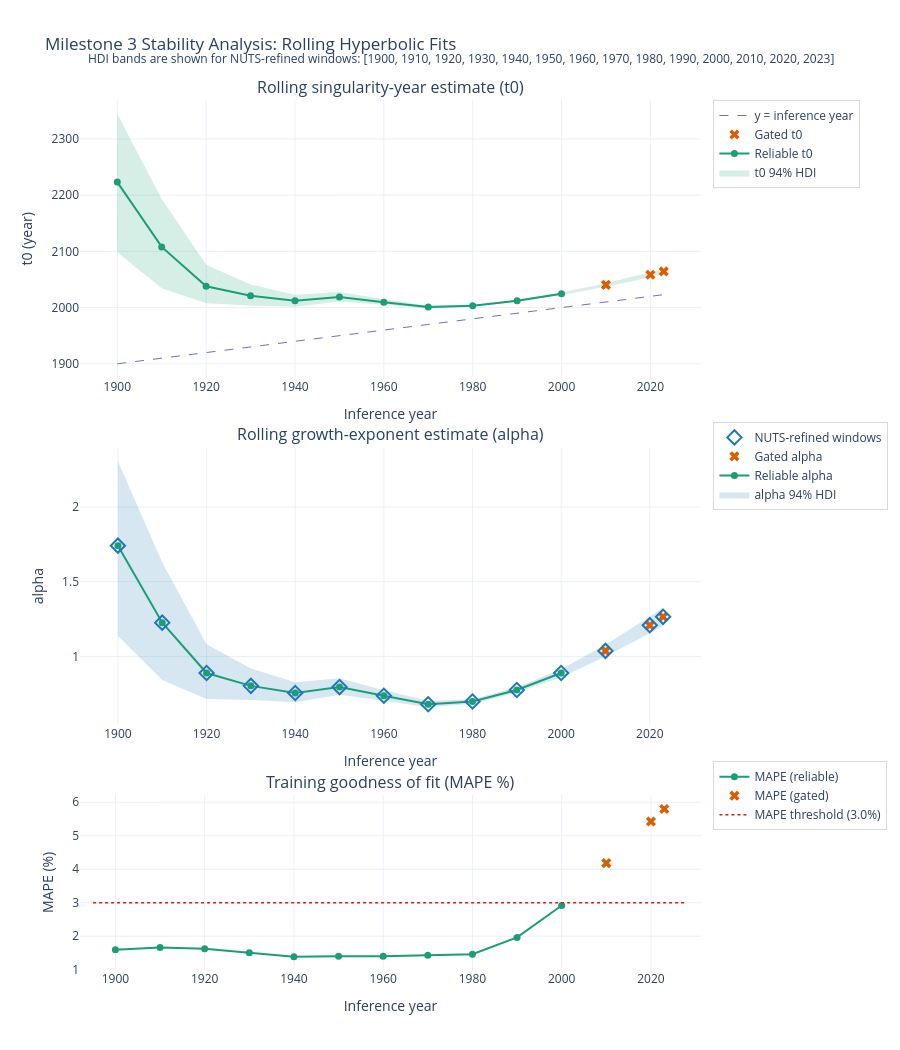

Notebook code for this chart:
### Markdown cell above
### M3.4 Stability Visualization

Placeholder: plot inference year versus inferred $t_0$ (with 94% HDI) and inference year versus inferred $\alpha$.

### Code cell
from plotly.subplots import make_subplots


def _add_hdi_band(
    fig: go.Figure,
    subset: pd.DataFrame,
    lower_col: str,
    upper_col: str,
    color: str,
    name: str,
    row: int,
    col: int,
) -> None:
    """Add a shaded HDI band when interval columns are available."""
    band = subset.dropna(subset=[lower_col, upper_col]).sort_values("inference_year")
    if band.empty:
        return

    fig.add_trace(
        go.Scatter(
            x=band["inference_year"],
            y=band[upper_col],
            mode="lines",
            line={"width": 0},
            hoverinfo="skip",
            showlegend=False,
        ),
        row=row,
        col=col,
    )
    fig.add_trace(
        go.Scatter(
            x=band["inference_year"],
            y=band[lower_col],
            mode="lines",
            line={"width": 0},
            fill="tonexty",
            fillcolor=color,
            hoverinfo="skip",
            name=name,
            hovertemplate=None,
        ),
        row=row,
        col=col,
    )

    # Invisible helper trace so unified hover consistently shows both HDI bounds.
    fig.add_trace(
        go.Scatter(
            x=band["inference_year"],
            y=(band[lower_col] + band[upper_col]) / 2.0,
            customdata=band[[lower_col, upper_col]].to_numpy(),
            mode="markers",
            marker={"size": 10, "opacity": 0},
            line={"width": 0},
            name=f"{name} interval",
            showlegend=False,
            hovertemplate="Lower: %{customdata[0]:.3f}<br>Upper: %{customdata[1]:.3f}<extra></extra>",
        ),
        row=row,
        col=col,
    )


def plot_stability_curves(results: pd.DataFrame) -> go.Figure:
    """Plot rolling estimates for t0, alpha, and training MAPE, highlighting gated windows."""
    plot_df = results.sort_values("inference_year").reset_index(drop=True)
    reliable = plot_df.loc[plot_df["reliable_window"]]
    gated = plot_df.loc[~plot_df["reliable_window"]]
    hdi_rows = plot_df.loc[plot_df["hdi_available"]]

    fig = make_subplots(
        rows=3,
        cols=1,
        shared_xaxes=False,
        vertical_spacing=0.08,
        subplot_titles=(
            "Rolling singularity-year estimate (t0)",
            "Rolling growth-exponent estimate (alpha)",
            "Training goodness of fit (MAPE %)",
        ),
        row_heights=[0.38, 0.38, 0.24],
    )

    _add_hdi_band(
        fig,
        hdi_rows,
        lower_col="t0_lower",
        upper_col="t0_upper",
        color="rgba(27, 158, 119, 0.18)",
        name="t0 94% HDI",
        row=1,
        col=1,
    )
    fig.add_trace(
        go.Scatter(
            x=reliable["inference_year"],
            y=reliable["t0"],
            mode="lines+markers",
            line={"color": "#1b9e77", "width": 2},
            marker={"size": 7},
            name="Reliable t0",
        ),
        row=1,
        col=1,
    )
    fig.add_trace(
        go.Scatter(
            x=gated["inference_year"],
            y=gated["t0"],
            mode="markers",
            marker={"color": "#d95f02", "size": 9, "symbol": "x"},
            name="Gated t0",
            hovertemplate="t0: %{y:.1f}<extra></extra>",
        ),
        row=1,
        col=1,
    )
    fig.add_trace(
        go.Scatter(
            x=plot_df["inference_year"],
            y=plot_df["inference_year"],
            mode="lines",
            line={"color": "#7570b3", "width": 1, "dash": "dash"},
            name="y = inference year",
            hoverinfo="skip",
        ),
        row=1,
        col=1,
    )

    _add_hdi_band(
        fig,
        hdi_rows,
        lower_col="alpha_lower",
        upper_col="alpha_upper",
        color="rgba(31, 120, 180, 0.18)",
        name="alpha 94% HDI",
        row=2,
        col=1,
    )
    fig.add_trace(
        go.Scatter(
            x=reliable["inference_year"],
            y=reliable["alpha"],
            mode="lines+markers",
            line={"color": "#1b9e77", "width": 2},
            marker={"size": 7},
            name="Reliable alpha",
        ),
        row=2,
        col=1,
    )
    fig.add_trace(
        go.Scatter(
            x=gated["inference_year"],
            y=gated["alpha"],
            mode="markers",
            marker={"color": "#d95f02", "size": 9, "symbol": "x"},
            name="Gated alpha",
            hovertemplate="alpha: %{y:.3f}<extra></extra>",
        ),
        row=2,
        col=1,
    )
    fig.add_trace(
        go.Scatter(
            x=hdi_rows["inference_year"],
            y=hdi_rows["alpha"],
            mode="markers",
            marker={
                "color": "#1f78b4",
                "size": 11,
                "symbol": "diamond-open",
                "line": {"width": 2},
            },
            name="NUTS-refined windows",
            hovertemplate="alpha: %{y:.3f}<extra></extra>",
        ),
        row=2,
        col=1,
    )

    mape_df = plot_df.dropna(subset=["mape_pct"]).sort_values("inference_year")
    reliable_mape = mape_df.loc[mape_df["reliable_window"]]
    gated_mape = mape_df.loc[~mape_df["reliable_window"]]

    fig.add_trace(
        go.Scatter(
            x=reliable_mape["inference_year"],
            y=reliable_mape["mape_pct"],
            mode="lines+markers",
            line={"color": "#1b9e77", "width": 2},
            marker={"size": 7},
            name="MAPE (reliable)",
            hovertemplate="MAPE: %{y:.2f}%<extra></extra>",
        ),
        row=3,
        col=1,
    )
    fig.add_trace(
        go.Scatter(
            x=gated_mape["inference_year"],
            y=gated_mape["mape_pct"],
            mode="markers",
            marker={"color": "#d95f02", "size": 9, "symbol": "x"},
            name="MAPE (gated)",
            hovertemplate="MAPE: %{y:.2f}%<extra></extra>",
        ),
        row=3,
        col=1,
    )

    x_range = [int(plot_df["inference_year"].min()) - 5, int(plot_df["inference_year"].max()) + 5]
    fig.add_trace(
        go.Scatter(
            x=x_range,
            y=[ROLLING_MAPE_THRESHOLD, ROLLING_MAPE_THRESHOLD],
            mode="lines",
            line={"color": "#e31a1c", "width": 1.5, "dash": "dot"},
            name=f"MAPE threshold ({ROLLING_MAPE_THRESHOLD}%)",
            hoverinfo="skip",
        ),
        row=3,
        col=1,
    )

    fig.update_yaxes(title_text="t0 (year)", row=1, col=1)
    fig.update_yaxes(title_text="alpha", row=2, col=1)
    fig.update_yaxes(title_text="MAPE (%)", row=3, col=1)
    fig.update_xaxes(title_text="Inference year", showticklabels=True, row=1, col=1)
    fig.update_xaxes(title_text="Inference year", showticklabels=True, row=2, col=1)
    fig.update_xaxes(title_text="Inference year", showticklabels=True, row=3, col=1)
    fig.update_xaxes(unifiedhovertitle_text="", row=1, col=1)
    fig.update_xaxes(unifiedhovertitle_text="", row=2, col=1)
    fig.update_xaxes(unifiedhovertitle_text="", row=3, col=1)

    # Route legend entries to one legend box per subplot row.
    for trace in fig.data:
        yaxis_name = getattr(trace, "yaxis", "y")
        if yaxis_name in (None, "y"):
            trace.legend = "legend"
        elif yaxis_name == "y2":
            trace.legend = "legend2"
        elif yaxis_name == "y3":
            trace.legend = "legend3"

    fig.update_layout(
        title="Milestone 3 Stability Analysis: Rolling Hyperbolic Fits",
        template="plotly_white",
        height=1050,
        hovermode="x unified",
        legend={
            "x": 1.02,
            "y": 1.0,
            "xanchor": "left",
            "yanchor": "top",
            "bgcolor": "rgba(255,255,255,0.8)",
            "bordercolor": "rgba(0,0,0,0.15)",
            "borderwidth": 1,
        },
        legend2={
            "x": 1.02,
            "y": 0.63,
            "xanchor": "left",
            "yanchor": "top",
            "bgcolor": "rgba(255,255,255,0.8)",
            "bordercolor": "rgba(0,0,0,0.15)",
            "borderwidth": 1,
        },
        legend3={
            "x": 1.02,
            "y": 0.24,
            "xanchor": "left",
            "yanchor": "top",
            "bgcolor": "rgba(255,255,255,0.8)",
            "bordercolor": "rgba(0,0,0,0.15)",
            "borderwidth": 1,
        },
    )

    # Hard override to keep x-axis labels/ticks visible on all rows.
    fig.layout.xaxis.matches = None
    fig.layout.xaxis2.matches = None
    fig.layout.xaxis3.matches = None
    fig.layout.xaxis.showticklabels = True
    fig.layout.xaxis2.showticklabels = True
    fig.layout.xaxis3.showticklabels = True
    fig.layout.xaxis.title = {"text": "Inference year"}
    fig.layout.xaxis2.title = {"text": "Inference year"}
    fig.layout.xaxis3.title = {"text": "Inference year"}

    if hdi_rows.empty:
        fig.add_annotation(
            xref="paper",
            yref="paper",
            x=0.01,
            y=1.06,
            showarrow=False,
            align="left",
            text="No NUTS-refined windows are available yet. Run the rolling fit cell to populate 94% HDI bands.",
        )
    else:
        fig.add_annotation(
            xref="paper",
            yref="paper",
            x=0.01,
            y=1.06,
            showarrow=False,
            align="left",
            text=f"HDI bands are shown for NUTS-refined windows: {sorted(hdi_rows['inference_year'].astype(int).tolist())}",
        )

    return fig


rolling_stability_fig = plot_stability_curves(rolling_results_qc)
rolling_stability_fig

### Figure 1 — Plotly figure (JSON) as saved in the notebook; plotly's stock layout.template omitted (floating-point values rounded to 4 significant figures)
{"data": [{"hoverinfo": "skip", "legend": "legend", "line": {"width": 0}, "mode": "lines", "showlegend": false, "type": "scatter", "x": [1900, 1910, 1920, 1930, 1940, 1950, 1960, 1970, 1980, 1990, 2000, 2010, 2020, 2023], "xaxis": "x", "y": [2344.0, 2193.0, 2076.0, 2041.0, 2023.0, 2028.0, 2015.0, 2003.0, 2005.0, 2014.0, 2027.0, 2043.0, 2063.0, 2069.0], "yaxis": "y"}, {"fill": "tonexty", "fillcolor": "rgba(27, 158, 119, 0.18)", "hoverinfo": "skip", "legend": "legend", "line": {"width": 0}, "mode": "lines", "name": "t0 94% HDI", "type": "scatter", "x": [1900, 1910, 1920, 1930, 1940, 1950, 1960, 1970, 1980, 1990, 2000, 2010, 2020, 2023], "xaxis": "x", "y": [2098.0, 2034.0, 2008.0, 2004.0, 2001.0, 2011.0, 2005.0, 1998.0, 2002.0, 2011.0, 2022.0, 2037.0, 2054.0, 2060.0], "yaxis": "y"}, {"customdata": [[2098.0, 2344.0], [2034.0, 2193.0], [2008.0, 2076.0], [2004.0, 2041.0], [2001.0, 2023.0], [2011.0, 2028.0], [2005.0, 2015.0], [1998.0, 2003.0], [2002.0, 2005.0], [2011.0, 2014.0], [2022.0, 2027.0], [2037.0, 2043.0], [2054.0, 2063.0], [2060.0, 2069.0]], "hovertemplate": "Lower: %{customdata[0]:.3f}<br>Upper: %{customdata[1]:.3f}<extra></extra>", "legend": "legend", "line": {"width": 0}, "marker": {"opacity": 0, "size": 10}, "mode": "markers", "name": "t0 94% HDI interval", "showlegend": false, "type": "scatter", "x": [1900, 1910, 1920, 1930, 1940, 1950, 1960, 1970, 1980, 1990, 2000, 2010, 2020, 2023], "xaxis": "x", "y": [2221.0, 2114.0, 2042.0, 2022.0, 2012.0, 2019.0, 2010.0, 2001.0, 2003.0, 2012.0, 2025.0, 2040.0, 2058.0, 2065.0], "yaxis": "y"}, {"legend": "legend", "line": {"color": "#1b9e77", "width": 2}, "marker": {"size": 7}, "mode": "lines+markers", "name": "Reliable t0", "type": "scatter", "x": [1900, 1910, 1920, 1930, 1940, 1950, 1960, 1970, 1980, 1990, 2000], "xaxis": "x", "y": [2223.0, 2108.0, 2038.0, 2021.0, 2012.0, 2019.0, 2010.0, 2001.0, 2003.0, 2012.0, 2025.0], "yaxis": "y"}, {"hovertemplate": "t0: %{y:.1f}<extra></extra>", "legend": "legend", "marker": {"color": "#d95f02", "size": 9, "symbol": "x"}, "mode": "markers", "name": "Gated t0", "type": "scatter", "x": [2010, 2020, 2023], "xaxis": "x", "y": [2040.0, 2058.0, 2064.0], "yaxis": "y"}, {"hoverinfo": "skip", "legend": "legend", "line": {"color": "#7570b3", "dash": "dash", "width": 1}, "mode": "lines", "name": "y = inference year", "type": "scatter", "x": [1900, 1910, 1920, 1930, 1940, 1950, 1960, 1970, 1980, 1990, 2000, 2010, 2020, 2023], "xaxis": "x", "y": [1900, 1910, 1920, 1930, 1940, 1950, 1960, 1970, 1980, 1990, 2000, 2010, 2020, 2023], "yaxis": "y"}, {"hoverinfo": "skip", "legend": "legend2", "line": {"width": 0}, "mode": "lines", "showlegend": false, "type": "scatter", "x": [1900, 1910, 1920, 1930, 1940, 1950, 1960, 1970, 1980, 1990, 2000, 2010, 2020, 2023], "xaxis": "x2", "y": [2.306, 1.629, 1.082, 0.9196, 0.8264, 0.8534, 0.7737, 0.7035, 0.7142, 0.7931, 0.914, 1.077, 1.266, 1.329], "yaxis": "y2"}, {"fill": "tonexty", "fillcolor": "rgba(31, 120, 180, 0.18)", "hoverinfo": "skip", "legend": "legend2", "line": {"width": 0}, "mode": "lines", "name": "alpha 94% HDI", "type": "scatter", "x": [1900, 1910, 1920, 1930, 1940, 1950, 1960, 1970, 1980, 1990, 2000, 2010, 2020, 2023], "xaxis": "x2", "y": [1.137, 0.842, 0.7154, 0.7085, 0.694, 0.7436, 0.7039, 0.6591, 0.6831, 0.7583, 0.8613, 0.9989, 1.155, 1.206], "yaxis": "y2"}, {"customdata": [[1.137, 2.306], [0.842, 1.629], [0.7154, 1.082], [0.7085, 0.9196], [0.694, 0.8264], [0.7436, 0.8534], [0.7039, 0.7737], [0.6591, 0.7035], [0.6831, 0.7142], [0.7583, 0.7931], [0.8613, 0.914], [0.9989, 1.077], [1.155, 1.266], [1.206, 1.329]], "hovertemplate": "Lower: %{customdata[0]:.3f}<br>Upper: %{customdata[1]:.3f}<extra></extra>", "legend": "legend2", "line": {"width": 0}, "marker": {"opacity": 0, "size": 10}, "mode": "markers", "name": "alpha 94% HDI interval", "showlegend": false, "type": "scatter", "x": [1900, 1910, 1920, 1930, 1940, 1950, 1960, 1970, 1980, 1990, 2000, 2010, 2020, 2023], "xaxis": "x2", "y": [1.722, 1.236, 0.8986, 0.814, 0.7602, 0.7985, 0.7388, 0.6813, 0.6987, 0.7757, 0.8877, 1.038, 1.211, 1.267], "yaxis": "y2"}, {"legend": "legend2", "line": {"color": "#1b9e77", "width": 2}, "marker": {"size": 7}, "mode": "lines+markers", "name": "Reliable alpha", "type": "scatter", "x": [1900, 1910, 1920, 1930, 1940, 1950, 1960, 1970, 1980, 1990, 2000], "xaxis": "x2", "y": [1.741, 1.226, 0.889, 0.803, 0.755, 0.795, 0.737, 0.68, 0.698, 0.775, 0.889], "yaxis": "y2"}, {"hovertemplate": "alpha: %{y:.3f}<extra></extra>", "legend": "legend2", "marker": {"color": "#d95f02", "size": 9, "symbol": "x"}, "mode": "markers", "name": "Gated alpha", "type": "scatter", "x": [2010, 2020, 2023], "xaxis": "x2", "y": [1.037, 1.209, 1.265], "yaxis": "y2"}, {"hovertemplate": "alpha: %{y:.3f}<extra></extra>", "legend": "legend2", "marker": {"color": "#1f78b4", "line": {"width": 2}, "size": 11, "symbol": "diamond-open"}, "mode": "markers", "name": "NUTS-refined windows", "type": "scatter", "x": [1900, 1910, 1920, 1930, 1940, 1950, 1960, 1970, 1980, 1990, 2000, 2010, 2020, 2023], "xaxis": "x2", "y": [1.741, 1.226, 0.889, 0.803, 0.755, 0.795, 0.737, 0.68, 0.698, 0.775, 0.889, 1.037, 1.209, 1.265], "yaxis": "y2"}, {"hovertemplate": "MAPE: %{y:.2f}%<extra></extra>", "legend": "legend3", "line": {"color": "#1b9e77", "width": 2}, "marker": {"size": 7}, "mode": "lines+markers", "name": "MAPE (reliable)", "type": "scatter", "x": [1900, 1910, 1920, 1930, 1940, 1950, 1960, 1970, 1980, 1990, 2000], "xaxis": "x3", "y": [1.597, 1.66, 1.626, 1.503, 1.383, 1.401, 1.4, 1.435, 1.463, 1.965, 2.916], "yaxis": "y3"}, {"hovertemplate": "MAPE: %{y:.2f}%<extra></extra>", "legend": "legend3", "marker": {"color": "#d95f02", "size": 9, "symbol": "x"}, "mode": "markers", "name": "MAPE (gated)", "type": "scatter", "x": [2010, 2020, 2023], "xaxis": "x3", "y": [4.183, 5.426, 5.798], "yaxis": "y3"}, {"hoverinfo": "skip", "legend": "legend3", "line": {"color": "#e31a1c", "dash": "dot", "width": 1.5}, "mode": "lines", "name": "MAPE threshold (3.0%)", "type": "scatter", "x": [1895, 2028], "xaxis": "x3", "y": [3, 3], "yaxis": "y3"}], "layout": {"annotations": [{"font": {"size": 16}, "showarrow": false, "text": "Rolling singularity-year estimate (t0)", "x": 0.5, "xanchor": "center", "xref": "paper", "y": 1, "yanchor": "bottom", "yref": "paper"}, {"font": {"size": 16}, "showarrow": false, "text": "Rolling growth-exponent estimate (alpha)", "x": 0.5, "xanchor": "center", "xref": "paper", "y": 0.6008, "yanchor": "bottom", "yref": "paper"}, {"font": {"size": 16}, "showarrow": false, "text": "Training goodness of fit (MAPE %)", "x": 0.5, "xanchor": "center", "xref": "paper", "y": 0.2016, "yanchor": "bottom", "yref": "paper"}, {"align": "left", "showarrow": false, "text": "HDI bands are shown for NUTS-refined windows: [1900, 1910, 1920, 1930, 1940, 1950, 1960, 1970, 1980, 1990, 2000, 2010, 2020, 2023]", "x": 0.01, "xref": "paper", "y": 1.06, "yref": "paper"}], "height": 1050, "hovermode": "x unified", "legend": {"bgcolor": "rgba(255,255,255,0.8)", "bordercolor": "rgba(0,0,0,0.15)", "borderwidth": 1, "x": 1.02, "xanchor": "left", "y": 1, "yanchor": "top"}, "legend2": {"bgcolor": "rgba(255,255,255,0.8)", "bordercolor": "rgba(0,0,0,0.15)", "borderwidth": 1, "x": 1.02, "xanchor": "left", "y": 0.63, "yanchor": "top"}, "legend3": {"bgcolor": "rgba(255,255,255,0.8)", "bordercolor": "rgba(0,0,0,0.15)", "borderwidth": 1, "x": 1.02, "xanchor": "left", "y": 0.24, "yanchor": "top"}, "title": {"text": "Milestone 3 Stability Analysis: Rolling Hyperbolic Fits"}, "xaxis": {"anchor": "y", "domain": [0, 1], "showticklabels": true, "title": {"text": "Inference year"}, "unifiedhovertitle": {"text": ""}}, "xaxis2": {"anchor": "y2", "domain": [0, 1], "showticklabels": true, "title": {"text": "Inference year"}, "unifiedhovertitle": {"text": ""}}, "xaxis3": {"anchor": "y3", "domain": [0, 1], "showticklabels": true, "title": {"text": "Inference year"}, "unifiedhovertitle": {"text": ""}}, "yaxis": {"anchor": "x", "domain": [0.6808, 1], "title": {"text": "t0 (year)"}}, "yaxis2": {"anchor": "x2", "domain": [0.2816, 0.6008], "title": {"text": "alpha"}}, "yaxis3": {"anchor": "x3", "domain": [0, 0.2016], "title": {"text": "MAPE (%)"}}}}
